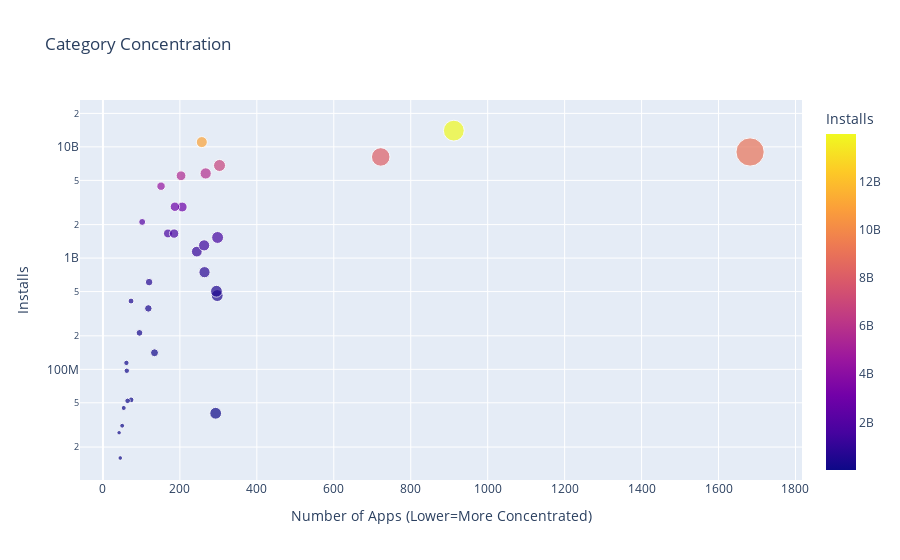

Notebook source saved alongside this figure:
### Code cell
scatter = px.scatter(cat_merged_df, # data
                     x='App', # column name
                     y='Installs',
                     title='Category Concentration',
                     size='App',
                     hover_name=cat_merged_df.index,
                     color='Installs'
) 

scatter.update_layout(xaxis_title="Number of Apps (Lower=More Concentrated)",
                      yaxis_title="Installs",
                      yaxis=dict(type='log'))

scatter.show()

scatter.write_image("Category_Concentration_2.png")

### Figure 1 — Plotly figure (JSON) as saved in the notebook; plotly's stock layout.template omitted (floating-point values rounded to 4 significant figures)
{"data": [{"hovertemplate": "<b>%{hovertext}</b><br><br>App=%{marker.size}<br>Installs=%{marker.color}<extra></extra>", "hovertext": ["ART_AND_DESIGN", "AUTO_AND_VEHICLES", "BEAUTY", "BOOKS_AND_REFERENCE", "BUSINESS", "COMICS", "COMMUNICATION", "DATING", "EDUCATION", "ENTERTAINMENT", "EVENTS", "FAMILY", "FINANCE", "FOOD_AND_DRINK", "GAME", "HEALTH_AND_FITNESS", "HOUSE_AND_HOME", "LIBRARIES_AND_DEMO", "LIFESTYLE", "MAPS_AND_NAVIGATION", "MEDICAL", "NEWS_AND_MAGAZINES", "PARENTING", "PERSONALIZATION", "PHOTOGRAPHY", "PRODUCTIVITY", "SHOPPING", "SOCIAL", "SPORTS", "TOOLS", "TRAVEL_AND_LOCAL", "VIDEO_PLAYERS", "WEATHER"], "legendgroup": "", "marker": {"color": [114233100, 53129800, 26916200, 1665791655, 747018120, 44931100, 11039241530, 140912410, 352852000, 2113660000, 15949410, 8995055490, 460249400, 212677750, 13993762700, 1144006220, 97082000, 52083000, 503600120, 608267560, 40262675, 2879110650, 31116110, 1532352930, 5769143130, 6803070180, 1661331540, 5497841465, 1301431465, 8120724500, 2894859300, 4431897200, 411096500], "coloraxis": "coloraxis", "size": [61, 73, 42, 169, 264, 54, 257, 134, 118, 102, 45, 1682, 297, 95, 912, 244, 62, 64, 295, 120, 293, 206, 50, 298, 267, 303, 185, 203, 263, 722, 187, 151, 73], "sizemode": "area", "sizeref": 4.205, "symbol": "circle"}, "mode": "markers", "name": "", "orientation": "v", "showlegend": false, "type": "scatter", "x": [61, 73, 42, 169, 264, 54, 257, 134, 118, 102, 45, 1682, 297, 95, 912, 244, 62, 64, 295, 120, 293, 206, 50, 298, 267, 303, 185, 203, 263, 722, 187, 151, 73], "xaxis": "x", "y": [114233100, 53129800, 26916200, 1665791655, 747018120, 44931100, 11039241530, 140912410, 352852000, 2113660000, 15949410, 8995055490, 460249400, 212677750, 13993762700, 1144006220, 97082000, 52083000, 503600120, 608267560, 40262675, 2879110650, 31116110, 1532352930, 5769143130, 6803070180, 1661331540, 5497841465, 1301431465, 8120724500, 2894859300, 4431897200, 411096500], "yaxis": "y"}], "layout": {"coloraxis": {"colorbar": {"title": {"text": "Installs"}}, "colorscale": [[0, "#0d0887"], [0.1111, "#46039f"], [0.2222, "#7201a8"], [0.3333, "#9c179e"], [0.4444, "#bd3786"], [0.5556, "#d8576b"], [0.6667, "#ed7953"], [0.7778, "#fb9f3a"], [0.8889, "#fdca26"], [1, "#f0f921"]]}, "legend": {"itemsizing": "constant", "tracegroupgap": 0}, "title": {"text": "Category Concentration"}, "xaxis": {"anchor": "y", "domain": [0, 1], "title": {"text": "Number of Apps (Lower=More Concentrated)"}}, "yaxis": {"anchor": "x", "domain": [0, 1], "title": {"text": "Installs"}, "type": "log"}}}
